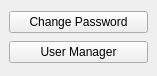
<ui version="4.0" >
 <class>CUserGuiComp</class>
 <widget class="QWidget" name="CUserGuiComp" >
  <property name="geometry" >
   <rect>
    <x>0</x>
    <y>0</y>
    <width>157</width>
    <height>76</height>
   </rect>
  </property>
  <property name="sizePolicy" >
   <sizepolicy>
    <hsizetype>0</hsizetype>
    <vsizetype>0</vsizetype>
    <horstretch>0</horstretch>
    <verstretch>0</verstretch>
   </sizepolicy>
  </property>
  <property name="maximumSize" >
   <size>
    <width>160</width>
    <height>80</height>
   </size>
  </property>
  <layout class="QVBoxLayout" >
   <property name="margin" >
    <number>9</number>
   </property>
   <property name="spacing" >
    <number>6</number>
   </property>
   <item>
    <widget class="QPushButton" name="PushChangePassword" >
     <property name="text" >
      <string>Change Password</string>
     </property>
    </widget>
   </item>
   <item>
    <widget class="QPushButton" name="PushOpenUserManager" >
     <property name="text" >
      <string>User Manager</string>
     </property>
    </widget>
   </item>
  </layout>
 </widget>
 <resources/>
 <connections/>
</ui>
